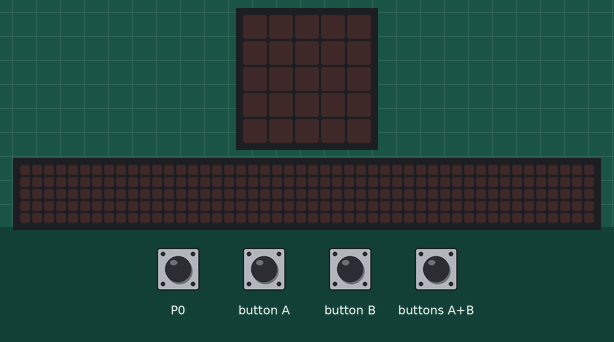
Bench run of a program on a simulated BBC micro:bit (MakeCode). Parts: the board's 5×5 LED display, a strip that is not on the board, showing the scrolling text unrolled. Inputs (shaded band) come from the test bench. The 48×5 strip is a reading aid, not a part: it shows the text the display is scrolling, unrolled, one strip-width of it at a time.

Above: at 1.2 s.
1.3 s: button A pressed for 0.15 s
At 1.9 s:
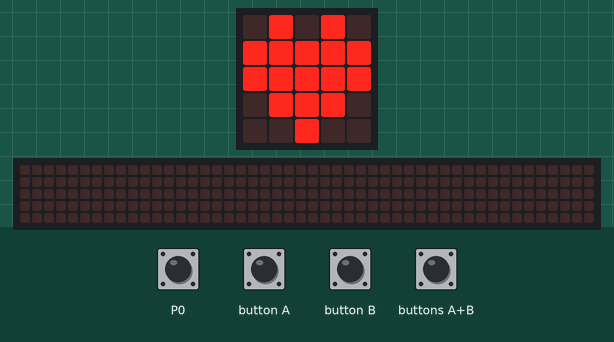
At 19.6 s:
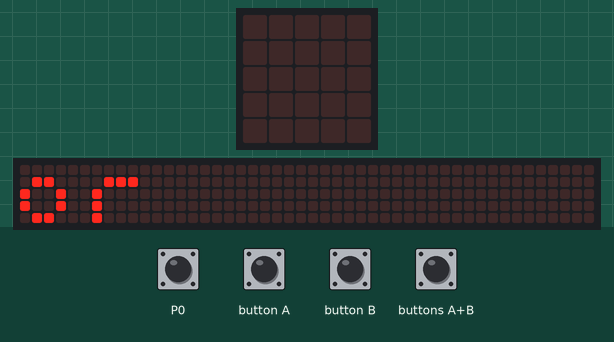

The program:

main.ts
```typescript
input.onPinReleased(TouchPin.P0, function () {

})
input.onButtonPressed(Button.A, function () {
    basic.showIcon(IconNames.Heart)
    basic.showString("verdens bedste mor ")
})
input.onButtonPressed(Button.AB, function () {
    basic.showIcon(IconNames.Heart)
})
input.onButtonPressed(Button.B, function () {
    basic.showString("min familie er den bedst ")
})
basic.forever(function () {

})
```

test.ts
```typescript
// test ender her, dette bliver ikke kompileret, når denne pakke bruges som en udvidelse.
```

Measured:
- after the input at 1.3 s, the display: changes after 0.15 s (image 1)
- what the display in image 1 shows lasts 0.6 s, from 1.5 s to 2.1 s
